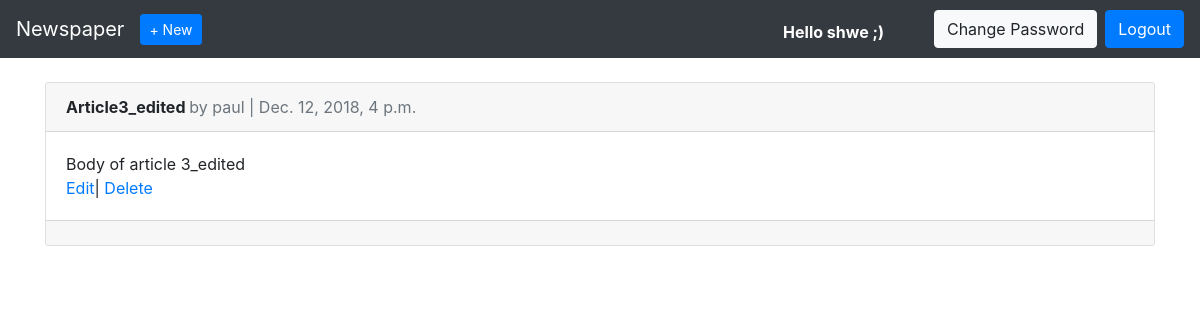
The page /articles/ (signed in) on the database as committed earlier.
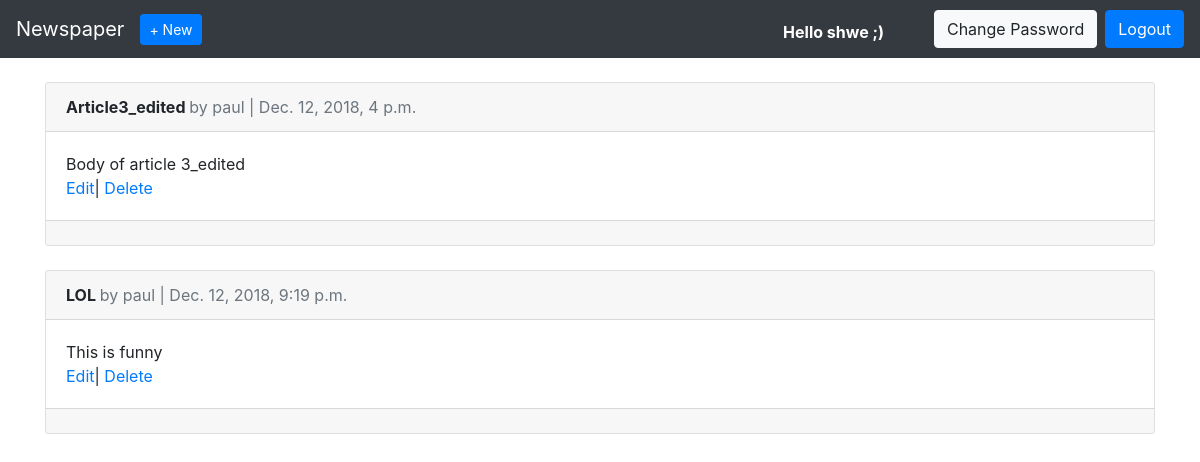
The same page on the database as committed later.
### articles/models.py (models this page shows, shortened)
class Article(models.Model):
	title=models.CharField(max_length=255)
	body=models.TextField()
	date=models.DateTimeField(auto_now_add=True)
	author=models.ForeignKey(
		get_user_model(),
		on_delete=models.CASCADE,
		)

### users/models.py (models this page shows)
class CustomUser(AbstractUser):
	age=models.PositiveIntegerField(null=True,blank=True)

### articles/views.py (the view)
# urls.py: path('',ArticleListView.as_view(),name='article_list'),
class ArticleListView(LoginRequiredMixin,ListView):
	model=Article
	template_name='article_list.html'
	login_url='login'

### templates/article_list.html (shortened to what this page needs)
{% extends 'base.html' %}
{% block content %}
	{% for article in object_list %}
		<div class="card">
			<div class="card-header">
				<span class="font-weight-bold">
					{{ article.title }}
				</span>
				<span class="text-muted">
					by {{ article.author }} | {{ article.date }}
				</span>
			</div>
			<div class="card-body">
				{{article.body}}
				<br>
				<a href="{% url 'article_edit' article.pk%}">Edit</a>|
				<a href="{% url 'article_delete' article.pk %}">Delete</a>
			</div>
			<div class="card-footer text-muted">
			</div>
		</div>
	{% endfor %}
{% endblock content %}

Rows that differ between the two databases and show on the page:
added Article: title "LOL", author "paul", date "Dec. 12, 2018, 9:19 p.m.", body "This is funny"
